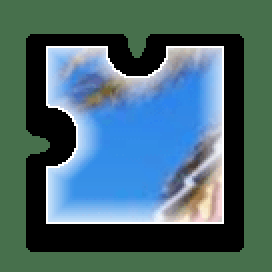
#> input picture platform_crawler/imgs/slip_vc_imgs/box.png, 136 x 136 px, found by its file name (shown 2 times larger)
$ python slip_py.py
#> lines starting #> are read from the running program, lines starting #| are printed output that depends on the picture; long printed decimals are rounded
import cv2
import numpy as np
from os.path import join, exists
from os import makedirs

from platform_crawler.settings import join, IMG_PATH


absp = join(IMG_PATH, 'slip_vc_imgs')
if not exists(absp):
    makedirs(absp)


def show(name):
    cv2.imshow('Show', name)
    cv2.waitKey(0)
    cv2.destroyAllWindows()


def vc_location(box, bg):
    # otemp = join(absp, box)
    # oblk = join(absp, bg)
    target = cv2.imread(box, 0)
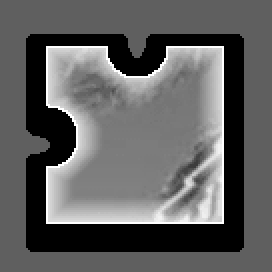
#> target: shape (136, 136) (shown 2 times larger); min 0, max 255, mean 95.6
    template = cv2.imread(bg, 0)
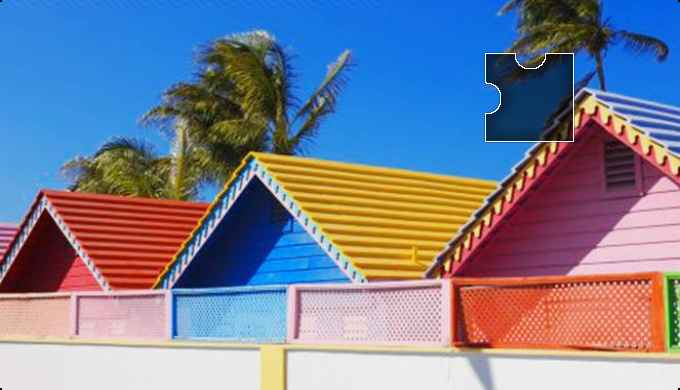
#> input picture platform_crawler/imgs/slip_vc_imgs/bg.jpg, 680 x 390 px, found by its file name
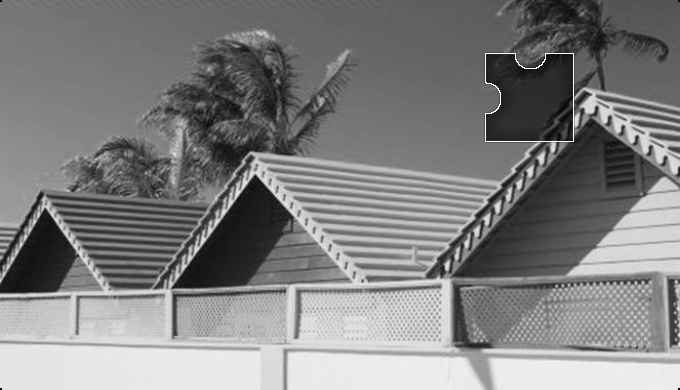
#> template: shape (390, 680); min 0, max 255, mean 128.1
    # w, h = target.shape[::-1]
    temp = join(absp, 'temp.jpg')
    targ = join(absp, 'targ.jpg')
    cv2.imwrite(temp, template)
    cv2.imwrite(targ, target)
    target = cv2.imread(targ)
#> target: shape (136, 136, 3); min 0, max 255, mean 95.6
    target = cv2.cvtColor(target, cv2.COLOR_BGR2GRAY)
#> target: shape (136, 136)
    target = abs(255 - target)
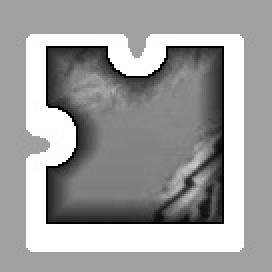
#> target: shape (136, 136) (shown 2 times larger); min 0, max 255, mean 159.4
    cv2.imwrite(targ, target)
    target = cv2.imread(targ)
#> target: shape (136, 136, 3); min 0, max 255, mean 159.4
    template = cv2.imread(temp)
#> template: shape (390, 680, 3); min 0, max 255, mean 128.1
    result = cv2.matchTemplate(target, template, cv2.TM_CCOEFF_NORMED)
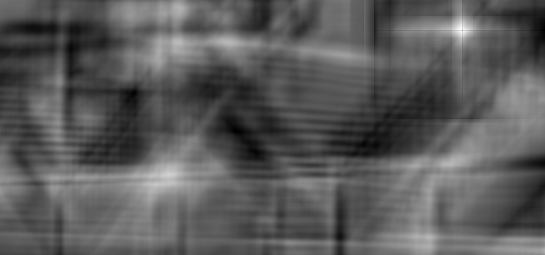
#> result: shape (255, 545) float32; min -0.174, max 0.389, mean 0.0264; drawn with min black and max white
    x, y = np.unravel_index(result.argmax(), result.shape)
#> x = 29; y = 461
    # 展示圈出来的区域
    # cv2.rectangle(template, (y, x), (y + w, x + h), (7, 249, 151), 2)
    # show(template)
    y = y * (280/680) + 13 + 17         # + 外边框 + 二分距离
#> y = 219.8
    print(y, x)
#| 219.824 29
    return int(y), x


if __name__ == '__main__':
    bg = join(absp, 'bg.jpg')
    box = join(absp, 'box.png')
    vc_location(box, bg)
